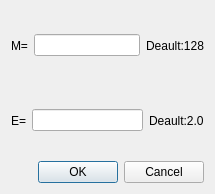
<?xml version="1.0" encoding="UTF-8"?>
<ui version="4.0">
 <class>RatioME</class>
 <widget class="QDialog" name="RatioME">
  <property name="geometry">
   <rect>
    <x>0</x>
    <y>0</y>
    <width>215</width>
    <height>194</height>
   </rect>
  </property>
  <property name="windowTitle">
   <string>Dialog</string>
  </property>
  <layout class="QGridLayout" name="gridLayout">
   <item row="0" column="0">
    <layout class="QVBoxLayout" name="verticalLayout">
     <item>
      <layout class="QHBoxLayout" name="horizontalLayout">
       <item>
        <widget class="QLabel" name="mLabel">
         <property name="text">
          <string>M=</string>
         </property>
        </widget>
       </item>
       <item>
        <widget class="QLineEdit" name="mEdit"/>
       </item>
       <item>
        <widget class="QLabel" name="label_2">
         <property name="text">
          <string>Deault:128</string>
         </property>
        </widget>
       </item>
      </layout>
     </item>
     <item>
      <layout class="QHBoxLayout" name="horizontalLayout_2">
       <item>
        <widget class="QLabel" name="eLabel">
         <property name="text">
          <string>E=</string>
         </property>
        </widget>
       </item>
       <item>
        <widget class="QLineEdit" name="eEdit"/>
       </item>
       <item>
        <widget class="QLabel" name="label">
         <property name="text">
          <string>Deault:2.0</string>
         </property>
        </widget>
       </item>
      </layout>
     </item>
    </layout>
   </item>
   <item row="1" column="0">
    <widget class="QDialogButtonBox" name="buttonBox">
     <property name="orientation">
      <enum>Qt::Horizontal</enum>
     </property>
     <property name="standardButtons">
      <set>QDialogButtonBox::Cancel|QDialogButtonBox::Ok</set>
     </property>
    </widget>
   </item>
  </layout>
 </widget>
 <resources/>
 <connections>
  <connection>
   <sender>buttonBox</sender>
   <signal>accepted()</signal>
   <receiver>RatioME</receiver>
   <slot>accept()</slot>
   <hints>
    <hint type="sourcelabel">
     <x>248</x>
     <y>254</y>
    </hint>
    <hint type="destinationlabel">
     <x>157</x>
     <y>274</y>
    </hint>
   </hints>
  </connection>
  <connection>
   <sender>buttonBox</sender>
   <signal>rejected()</signal>
   <receiver>RatioME</receiver>
   <slot>reject()</slot>
   <hints>
    <hint type="sourcelabel">
     <x>316</x>
     <y>260</y>
    </hint>
    <hint type="destinationlabel">
     <x>286</x>
     <y>274</y>
    </hint>
   </hints>
  </connection>
 </connections>
</ui>
